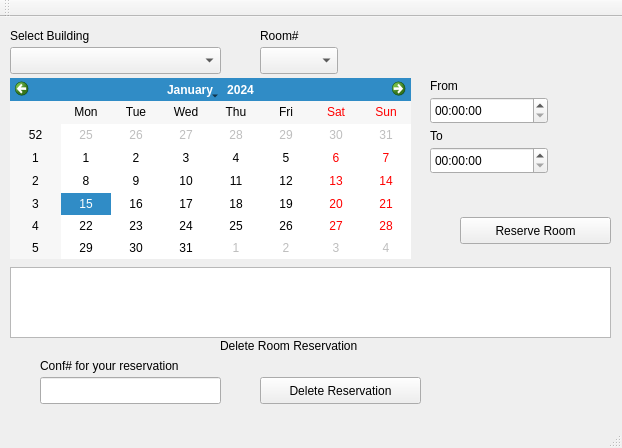
<?xml version="1.0" encoding="UTF-8"?>
<ui version="4.0">
 <class>Reservations</class>
 <widget class="QMainWindow" name="Reservations">
  <property name="geometry">
   <rect>
    <x>0</x>
    <y>0</y>
    <width>622</width>
    <height>448</height>
   </rect>
  </property>
  <property name="windowTitle">
   <string>Reservations</string>
  </property>
  <widget class="QWidget" name="centralWidget">
   <widget class="QTextEdit" name="Console">
    <property name="geometry">
     <rect>
      <x>10</x>
      <y>250</y>
      <width>601</width>
      <height>71</height>
     </rect>
    </property>
   </widget>
   <widget class="QPushButton" name="ReserveButton">
    <property name="geometry">
     <rect>
      <x>460</x>
      <y>200</y>
      <width>151</width>
      <height>27</height>
     </rect>
    </property>
    <property name="text">
     <string>Reserve Room</string>
    </property>
   </widget>
   <widget class="QComboBox" name="Buildings">
    <property name="geometry">
     <rect>
      <x>10</x>
      <y>30</y>
      <width>211</width>
      <height>27</height>
     </rect>
    </property>
   </widget>
   <widget class="QComboBox" name="RoomNumber">
    <property name="geometry">
     <rect>
      <x>260</x>
      <y>30</y>
      <width>78</width>
      <height>27</height>
     </rect>
    </property>
   </widget>
   <widget class="QCalendarWidget" name="calendar">
    <property name="geometry">
     <rect>
      <x>10</x>
      <y>61</y>
      <width>401</width>
      <height>181</height>
     </rect>
    </property>
   </widget>
   <widget class="QTimeEdit" name="ToTime">
    <property name="geometry">
     <rect>
      <x>430</x>
      <y>130</y>
      <width>118</width>
      <height>27</height>
     </rect>
    </property>
   </widget>
   <widget class="QTimeEdit" name="FromTime">
    <property name="geometry">
     <rect>
      <x>430</x>
      <y>80</y>
      <width>118</width>
      <height>27</height>
     </rect>
    </property>
   </widget>
   <widget class="QLabel" name="label">
    <property name="geometry">
     <rect>
      <x>430</x>
      <y>60</y>
      <width>66</width>
      <height>17</height>
     </rect>
    </property>
    <property name="text">
     <string>From</string>
    </property>
   </widget>
   <widget class="QLabel" name="label_2">
    <property name="geometry">
     <rect>
      <x>430</x>
      <y>110</y>
      <width>66</width>
      <height>17</height>
     </rect>
    </property>
    <property name="text">
     <string>To</string>
    </property>
   </widget>
   <widget class="QLabel" name="label_3">
    <property name="geometry">
     <rect>
      <x>10</x>
      <y>10</y>
      <width>111</width>
      <height>17</height>
     </rect>
    </property>
    <property name="text">
     <string>Select Building</string>
    </property>
   </widget>
   <widget class="QLabel" name="label_4">
    <property name="geometry">
     <rect>
      <x>260</x>
      <y>10</y>
      <width>66</width>
      <height>17</height>
     </rect>
    </property>
    <property name="text">
     <string>Room#</string>
    </property>
   </widget>
   <widget class="QLineEdit" name="ConfirmationNumber">
    <property name="geometry">
     <rect>
      <x>40</x>
      <y>360</y>
      <width>181</width>
      <height>27</height>
     </rect>
    </property>
   </widget>
   <widget class="QPushButton" name="DeleteRez">
    <property name="geometry">
     <rect>
      <x>260</x>
      <y>360</y>
      <width>161</width>
      <height>27</height>
     </rect>
    </property>
    <property name="text">
     <string>Delete Reservation</string>
    </property>
   </widget>
   <widget class="QLabel" name="label_5">
    <property name="geometry">
     <rect>
      <x>40</x>
      <y>340</y>
      <width>231</width>
      <height>17</height>
     </rect>
    </property>
    <property name="text">
     <string>Conf# for your reservation</string>
    </property>
   </widget>
   <widget class="QLabel" name="label_6">
    <property name="geometry">
     <rect>
      <x>220</x>
      <y>320</y>
      <width>171</width>
      <height>17</height>
     </rect>
    </property>
    <property name="text">
     <string>Delete Room Reservation</string>
    </property>
   </widget>
  </widget>
  <widget class="QMenuBar" name="menuBar">
   <property name="geometry">
    <rect>
     <x>0</x>
     <y>0</y>
     <width>622</width>
     <height>25</height>
    </rect>
   </property>
  </widget>
  <widget class="QToolBar" name="mainToolBar">
   <attribute name="toolBarArea">
    <enum>TopToolBarArea</enum>
   </attribute>
   <attribute name="toolBarBreak">
    <bool>false</bool>
   </attribute>
  </widget>
  <widget class="QStatusBar" name="statusBar"/>
 </widget>
 <layoutdefault spacing="6" margin="11"/>
 <resources/>
 <connections/>
</ui>
